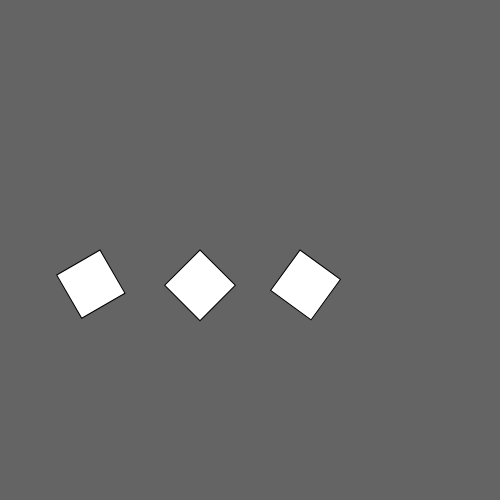
Frame 1 (no input)
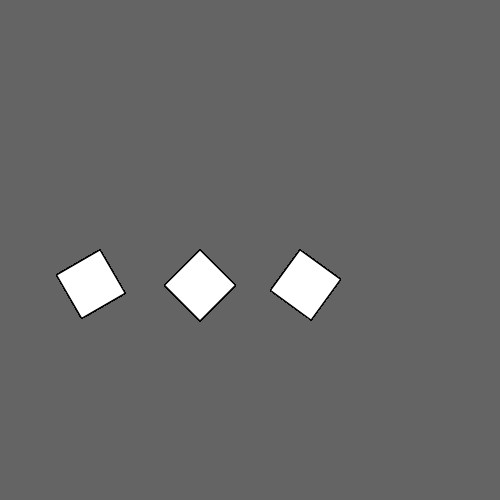
Frame 60 (no input)
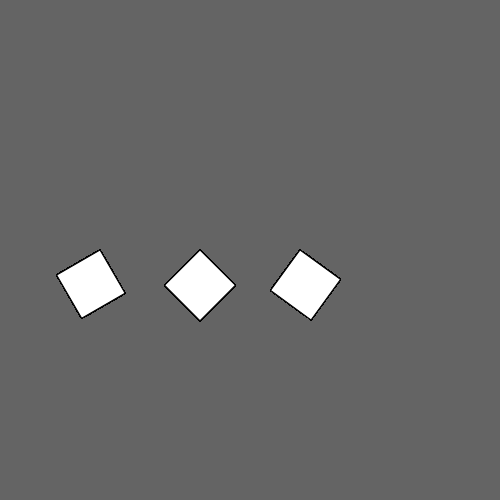
Frame 120 (the mouse pressed at the canvas centre since frame 60)

The p5.js sketch that drew these frames (run headless with seeded random() and noise() and a simulated clock; from frame 60 on, the mouse is pressed at the canvas centre):

// p5.js sketch
// ── sketch.js

function setup(){
  createCanvas(500,500);
  background(100);
}

function draw(){

	push();
	translate(100,height/2);
	rotate(PI/3);
	rect(0,0,50,50);
	pop();

	push();
	translate(200,height/2);
	rotate(PI/4);
	rect(0,0,50,50);
	pop();

	push();
	translate(300,height/2);
	rotate(PI/5);
	rect(0,0,50,50);
	pop();

	
}
